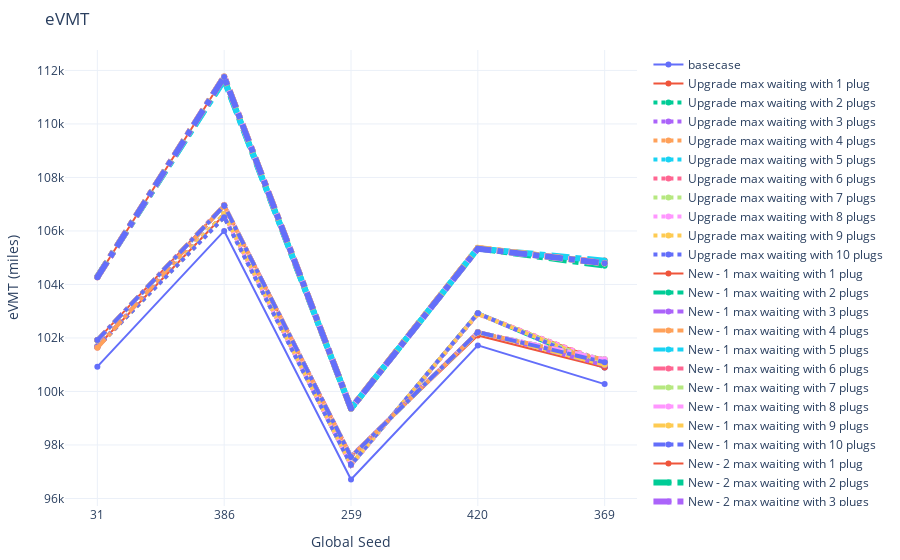

The cell this chart's notebook holds for it:
### Markdown cell above
## 5.2 eVMT

### Code cell
# evmt
fig = go.Figure()
fig.add_trace(go.Scatter(x=seeds, y=count_stats[(671 <= count_stats['analysis_id']) & (count_stats['analysis_id']<= 675)].sort_values('analysis_id')['evmt'],
                    mode='lines+markers',
                    name='basecase'))
fig.add_trace(go.Scatter(x=seeds, y=count_stats[(676 <= count_stats['analysis_id']) & (count_stats['analysis_id']<= 680)].sort_values('analysis_id')['evmt'],
                    mode='lines+markers',
                    name='Upgrade max waiting with 1 plug'))
fig.add_trace(go.Scatter(x=seeds, y=count_stats[(681 <= count_stats['analysis_id']) & (count_stats['analysis_id']<= 685)].sort_values('analysis_id')['evmt'],
                    mode='lines+markers',
                    name='Upgrade max waiting with 2 plugs', line=dict(width=4, dash='dot')))
fig.add_trace(go.Scatter(x=seeds, y=count_stats[(686 <= count_stats['analysis_id']) & (count_stats['analysis_id']<= 690)].sort_values('analysis_id')['evmt'],
                    mode='lines+markers',
                    name='Upgrade max waiting with 3 plugs', line=dict(width=4, dash='dot')))
fig.add_trace(go.Scatter(x=seeds, y=count_stats[(691 <= count_stats['analysis_id']) & (count_stats['analysis_id']<= 695)].sort_values('analysis_id')['evmt'],
                    mode='lines+markers',
                    name='Upgrade max waiting with 4 plugs', line=dict(width=4, dash='dot')))
fig.add_trace(go.Scatter(x=seeds, y=count_stats[(696 <= count_stats['analysis_id']) & (count_stats['analysis_id']<= 700)].sort_values('analysis_id')['evmt'],
                    mode='lines+markers',
                    name='Upgrade max waiting with 5 plugs', line=dict(width=4, dash='dot')))
fig.add_trace(go.Scatter(x=seeds, y=count_stats[(701 <= count_stats['analysis_id']) & (count_stats['analysis_id']<= 705)].sort_values('analysis_id')['evmt'],
                    mode='lines+markers',
                    name='Upgrade max waiting with 6 plugs', line=dict(width=4, dash='dot')))
fig.add_trace(go.Scatter(x=seeds, y=count_stats[(706 <= count_stats['analysis_id']) & (count_stats['analysis_id']<= 710)].sort_values('analysis_id')['evmt'],
                    mode='lines+markers',
                    name='Upgrade max waiting with 7 plugs', line=dict(width=4, dash='dot')))
fig.add_trace(go.Scatter(x=seeds, y=count_stats[(711 <= count_stats['analysis_id']) & (count_stats['analysis_id']<= 715)].sort_values('analysis_id')['evmt'],
                    mode='lines+markers',
                    name='Upgrade max waiting with 8 plugs', line=dict(width=4, dash='dot')))
fig.add_trace(go.Scatter(x=seeds, y=count_stats[(716 <= count_stats['analysis_id']) & (count_stats['analysis_id']<= 720)].sort_values('analysis_id')['evmt'],
                    mode='lines+markers',
                    name='Upgrade max waiting with 9 plugs', line=dict(width=4, dash='dot')))
fig.add_trace(go.Scatter(x=seeds, y=count_stats[(721 <= count_stats['analysis_id']) & (count_stats['analysis_id']<= 725)].sort_values('analysis_id')['evmt'],
                    mode='lines+markers',
                    name='Upgrade max waiting with 10 plugs', line=dict(width=4, dash='dot')))

## New - 1
fig.add_trace(go.Scatter(x=seeds, y=count_stats[(726 <= count_stats['analysis_id']) & (count_stats['analysis_id']<= 730)].sort_values('analysis_id')['evmt'],
                    mode='lines+markers',
                    name='New - 1 max waiting with 1 plug'))
fig.add_trace(go.Scatter(x=seeds, y=count_stats[(731 <= count_stats['analysis_id']) & (count_stats['analysis_id']<= 735)].sort_values('analysis_id')['evmt'],
                    mode='lines+markers',
                    name='New - 1 max waiting with 2 plugs', line=dict(width=4, dash='dashdot')))
fig.add_trace(go.Scatter(x=seeds, y=count_stats[(736 <= count_stats['analysis_id']) & (count_stats['analysis_id']<= 740)].sort_values('analysis_id')['evmt'],
                    mode='lines+markers',
                    name='New - 1 max waiting with 3 plugs', line=dict(width=4, dash='dashdot')))
fig.add_trace(go.Scatter(x=seeds, y=count_stats[(741 <= count_stats['analysis_id']) & (count_stats['analysis_id']<= 745)].sort_values('analysis_id')['evmt'],
                    mode='lines+markers',
                    name='New - 1 max waiting with 4 plugs', line=dict(width=4, dash='dashdot')))
fig.add_trace(go.Scatter(x=seeds, y=count_stats[(746 <= count_stats['analysis_id']) & (count_stats['analysis_id']<= 750)].sort_values('analysis_id')['evmt'],
                    mode='lines+markers',
                    name='New - 1 max waiting with 5 plugs', line=dict(width=4, dash='dashdot')))
fig.add_trace(go.Scatter(x=seeds, y=count_stats[(751 <= count_stats['analysis_id']) & (count_stats['analysis_id']<= 755)].sort_values('analysis_id')['evmt'],
                    mode='lines+markers',
                    name='New - 1 max waiting with 6 plugs', line=dict(width=4, dash='dashdot')))
fig.add_trace(go.Scatter(x=seeds, y=count_stats[(756 <= count_stats['analysis_id']) & (count_stats['analysis_id']<= 760)].sort_values('analysis_id')['evmt'],
                    mode='lines+markers',
                    name='New - 1 max waiting with 7 plugs', line=dict(width=4, dash='dashdot')))
fig.add_trace(go.Scatter(x=seeds, y=count_stats[(761 <= count_stats['analysis_id']) & (count_stats['analysis_id']<= 765)].sort_values('analysis_id')['evmt'],
                    mode='lines+markers',
                    name='New - 1 max waiting with 8 plugs', line=dict(width=4, dash='dashdot')))
fig.add_trace(go.Scatter(x=seeds, y=count_stats[(766 <= count_stats['analysis_id']) & (count_stats['analysis_id']<= 770)].sort_values('analysis_id')['evmt'],
                    mode='lines+markers',
                    name='New - 1 max waiting with 9 plugs', line=dict(width=4, dash='dashdot')))
fig.add_trace(go.Scatter(x=seeds, y=count_stats[(771 <= count_stats['analysis_id']) & (count_stats['analysis_id']<= 775)].sort_values('analysis_id')['evmt'],
                    mode='lines+markers',
                    name='New - 1 max waiting with 10 plugs', line=dict(width=4, dash='dashdot')))

## New - 2
fig.add_trace(go.Scatter(x=seeds, y=count_stats[(776 <= count_stats['analysis_id']) & (count_stats['analysis_id']<= 780)].sort_values('analysis_id')['evmt'],
                    mode='lines+markers',
                    name='New - 2 max waiting with 1 plug'))
fig.add_trace(go.Scatter(x=seeds, y=count_stats[(781 <= count_stats['analysis_id']) & (count_stats['analysis_id']<= 785)].sort_values('analysis_id')['evmt'],
                    mode='lines+markers',
                    name='New - 2 max waiting with 2 plugs', line=dict(width=6, dash='dashdot')))
fig.add_trace(go.Scatter(x=seeds, y=count_stats[(786 <= count_stats['analysis_id']) & (count_stats['analysis_id']<= 790)].sort_values('analysis_id')['evmt'],
                    mode='lines+markers',
                    name='New - 2 max waiting with 3 plugs', line=dict(width=6, dash='dashdot')))
fig.add_trace(go.Scatter(x=seeds, y=count_stats[(791 <= count_stats['analysis_id']) & (count_stats['analysis_id']<= 795)].sort_values('analysis_id')['evmt'],
                    mode='lines+markers',
                    name='New - 2 max waiting with 4 plugs', line=dict(width=6, dash='dashdot')))
fig.add_trace(go.Scatter(x=seeds, y=count_stats[(796 <= count_stats['analysis_id']) & (count_stats['analysis_id']<= 800)].sort_values('analysis_id')['evmt'],
                    mode='lines+markers',
                    name='New - 2 max waiting with 5 plugs', line=dict(width=6, dash='dashdot')))
fig.add_trace(go.Scatter(x=seeds, y=count_stats[(801 <= count_stats['analysis_id']) & (count_stats['analysis_id']<= 805)].sort_values('analysis_id')['evmt'],
                    mode='lines+markers',
                    name='New - 2 max waiting with 6 plugs', line=dict(width=6, dash='dashdot')))
fig.add_trace(go.Scatter(x=seeds, y=count_stats[(806 <= count_stats['analysis_id']) & (count_stats['analysis_id']<= 810)].sort_values('analysis_id')['evmt'],
                    mode='lines+markers',
                    name='New - 2 max waiting with 7 plugs', line=dict(width=6, dash='dashdot')))
fig.add_trace(go.Scatter(x=seeds, y=count_stats[(811 <= count_stats['analysis_id']) & (count_stats['analysis_id']<= 815)].sort_values('analysis_id')['evmt'],
                    mode='lines+markers',
                    name='New - 2 max waiting with 8 plugs', line=dict(width=6, dash='dashdot')))
fig.add_trace(go.Scatter(x=seeds, y=count_stats[(816 <= count_stats['analysis_id']) & (count_stats['analysis_id']<= 820)].sort_values('analysis_id')['evmt'],
                    mode='lines+markers',
                    name='New - 2 max waiting with 9 plugs', line=dict(width=6, dash='dashdot')))
fig.add_trace(go.Scatter(x=seeds, y=count_stats[(821 <= count_stats['analysis_id']) & (count_stats['analysis_id']<= 825)].sort_values('analysis_id')['evmt'],
                    mode='lines+markers',
                    name='New - 2 max waiting with 10 plugs', line=dict(width=6, dash='dashdot')))


fig.update_xaxes(type='category')
fig.update_layout(margin=dict(l=20, r=20, t=50, b=20), uniformtext_minsize=8, uniformtext_mode='hide', template='plotly_white', title_text = 'eVMT',
        showlegend = True, yaxis_title="eVMT (miles)", 
                  xaxis_title="Global Seed", )
fig.show()

### Figure 1 — Plotly figure (JSON) as saved in the notebook; plotly's stock layout.template omitted (floating-point values rounded to 4 significant figures)
{"data": [{"mode": "lines+markers", "name": "basecase", "type": "scatter", "x": ["31", "386", "259", "420", "369"], "y": [100926, 106000, 96711, 101722, 100275]}, {"mode": "lines+markers", "name": "Upgrade max waiting with 1 plug", "type": "scatter", "x": ["31", "386", "259", "420", "369"], "y": [101688, 106607, 97258, 102921, 101107]}, {"line": {"dash": "dot", "width": 4}, "mode": "lines+markers", "name": "Upgrade max waiting with 2 plugs", "type": "scatter", "x": ["31", "386", "259", "420", "369"], "y": [101677, 106626, 97258, 102915, 100905]}, {"line": {"dash": "dot", "width": 4}, "mode": "lines+markers", "name": "Upgrade max waiting with 3 plugs", "type": "scatter", "x": ["31", "386", "259", "420", "369"], "y": [101679, 106523, 97251, 102914, 100902]}, {"line": {"dash": "dot", "width": 4}, "mode": "lines+markers", "name": "Upgrade max waiting with 4 plugs", "type": "scatter", "x": ["31", "386", "259", "420", "369"], "y": [101661, 106613, 97252, 102890, 101115]}, {"line": {"dash": "dot", "width": 4}, "mode": "lines+markers", "name": "Upgrade max waiting with 5 plugs", "type": "scatter", "x": ["31", "386", "259", "420", "369"], "y": [101674, 106625, 97251, 102915, 100998]}, {"line": {"dash": "dot", "width": 4}, "mode": "lines+markers", "name": "Upgrade max waiting with 6 plugs", "type": "scatter", "x": ["31", "386", "259", "420", "369"], "y": [101675, 106625, 97253, 102903, 101089]}, {"line": {"dash": "dot", "width": 4}, "mode": "lines+markers", "name": "Upgrade max waiting with 7 plugs", "type": "scatter", "x": ["31", "386", "259", "420", "369"], "y": [101664, 106516, 97257, 102917, 101005]}, {"line": {"dash": "dot", "width": 4}, "mode": "lines+markers", "name": "Upgrade max waiting with 8 plugs", "type": "scatter", "x": ["31", "386", "259", "420", "369"], "y": [101669, 106603, 97246, 102898, 101098]}, {"line": {"dash": "dot", "width": 4}, "mode": "lines+markers", "name": "Upgrade max waiting with 9 plugs", "type": "scatter", "x": ["31", "386", "259", "420", "369"], "y": [101669, 106632, 97265, 102907, 101000]}, {"line": {"dash": "dot", "width": 4}, "mode": "lines+markers", "name": "Upgrade max waiting with 10 plugs", "type": "scatter", "x": ["31", "386", "259", "420", "369"], "y": [101675, 106513, 97259, 102924, 100899]}, {"mode": "lines+markers", "name": "New - 1 max waiting with 1 plug", "type": "scatter", "x": ["31", "386", "259", "420", "369"], "y": [101926, 106958, 97564, 102094, 100899]}, {"line": {"dash": "dashdot", "width": 4}, "mode": "lines+markers", "name": "New - 1 max waiting with 2 plugs", "type": "scatter", "x": ["31", "386", "259", "420", "369"], "y": [101924, 106946, 97559, 102209, 101197]}, {"line": {"dash": "dashdot", "width": 4}, "mode": "lines+markers", "name": "New - 1 max waiting with 3 plugs", "type": "scatter", "x": ["31", "386", "259", "420", "369"], "y": [101643, 106957, 97576, 102219, 100982]}, {"line": {"dash": "dashdot", "width": 4}, "mode": "lines+markers", "name": "New - 1 max waiting with 4 plugs", "type": "scatter", "x": ["31", "386", "259", "420", "369"], "y": [101632, 106948, 97557, 102200, 101192]}, {"line": {"dash": "dashdot", "width": 4}, "mode": "lines+markers", "name": "New - 1 max waiting with 5 plugs", "type": "scatter", "x": ["31", "386", "259", "420", "369"], "y": [101922, 106954, 97562, 102205, 101101]}, {"line": {"dash": "dashdot", "width": 4}, "mode": "lines+markers", "name": "New - 1 max waiting with 6 plugs", "type": "scatter", "x": ["31", "386", "259", "420", "369"], "y": [101927, 106956, 97563, 102205, 101079]}, {"line": {"dash": "dashdot", "width": 4}, "mode": "lines+markers", "name": "New - 1 max waiting with 7 plugs", "type": "scatter", "x": ["31", "386", "259", "420", "369"], "y": [101918, 106962, 97566, 102205, 101202]}, {"line": {"dash": "dashdot", "width": 4}, "mode": "lines+markers", "name": "New - 1 max waiting with 8 plugs", "type": "scatter", "x": ["31", "386", "259", "420", "369"], "y": [101923, 106974, 97569, 102217, 101201]}, {"line": {"dash": "dashdot", "width": 4}, "mode": "lines+markers", "name": "New - 1 max waiting with 9 plugs", "type": "scatter", "x": ["31", "386", "259", "420", "369"], "y": [101921, 106963, 97558, 102218, 100996]}, {"line": {"dash": "dashdot", "width": 4}, "mode": "lines+markers", "name": "New - 1 max waiting with 10 plugs", "type": "scatter", "x": ["31", "386", "259", "420", "369"], "y": [101921, 106948, 97554, 102217, 101091]}, {"mode": "lines+markers", "name": "New - 2 max waiting with 1 plug", "type": "scatter", "x": ["31", "386", "259", "420", "369"], "y": [104270, 111756, 99369, 105361, 104891]}, {"line": {"dash": "dashdot", "width": 6}, "mode": "lines+markers", "name": "New - 2 max waiting with 2 plugs", "type": "scatter", "x": ["31", "386", "259", "420", "369"], "y": [104276, 111666, 99357, 105351, 104701]}, {"line": {"dash": "dashdot", "width": 6}, "mode": "lines+markers", "name": "New - 2 max waiting with 3 plugs", "type": "scatter", "x": ["31", "386", "259", "420", "369"], "y": [104288, 111763, 99370, 105354, 104788]}, {"line": {"dash": "dashdot", "width": 6}, "mode": "lines+markers", "name": "New - 2 max waiting with 4 plugs", "type": "scatter", "x": ["31", "386", "259", "420", "369"], "y": [104271, 111769, 99374, 105352, 104793]}, {"line": {"dash": "dashdot", "width": 6}, "mode": "lines+markers", "name": "New - 2 max waiting with 5 plugs", "type": "scatter", "x": ["31", "386", "259", "420", "369"], "y": [104294, 111640, 99364, 105346, 104884]}, {"line": {"dash": "dashdot", "width": 6}, "mode": "lines+markers", "name": "New - 2 max waiting with 6 plugs", "type": "scatter", "x": ["31", "386", "259", "420", "369"], "y": [104279, 111771, 99365, 105355, 104801]}, {"line": {"dash": "dashdot", "width": 6}, "mode": "lines+markers", "name": "New - 2 max waiting with 7 plugs", "type": "scatter", "x": ["31", "386", "259", "420", "369"], "y": [104273, 111769, 99367, 105342, 104784]}, {"line": {"dash": "dashdot", "width": 6}, "mode": "lines+markers", "name": "New - 2 max waiting with 8 plugs", "type": "scatter", "x": ["31", "386", "259", "420", "369"], "y": [104266, 111768, 99360, 105352, 104795]}, {"line": {"dash": "dashdot", "width": 6}, "mode": "lines+markers", "name": "New - 2 max waiting with 9 plugs", "type": "scatter", "x": ["31", "386", "259", "420", "369"], "y": [104279, 111754, 99362, 105368, 104795]}, {"line": {"dash": "dashdot", "width": 6}, "mode": "lines+markers", "name": "New - 2 max waiting with 10 plugs", "type": "scatter", "x": ["31", "386", "259", "420", "369"], "y": [104270, 111757, 99359, 105338, 104796]}], "layout": {"autosize": true, "margin": {"b": 20, "l": 20, "r": 20, "t": 50}, "showlegend": true, "title": {"text": "eVMT"}, "uniformtext": {"minsize": 8, "mode": "hide"}, "xaxis": {"autorange": true, "range": [-0.2438, 4.244], "title": {"text": "Global Seed"}, "type": "category"}, "yaxis": {"autorange": true, "range": [95670.0, 112800.0], "title": {"text": "eVMT (miles)"}, "type": "linear"}}}
